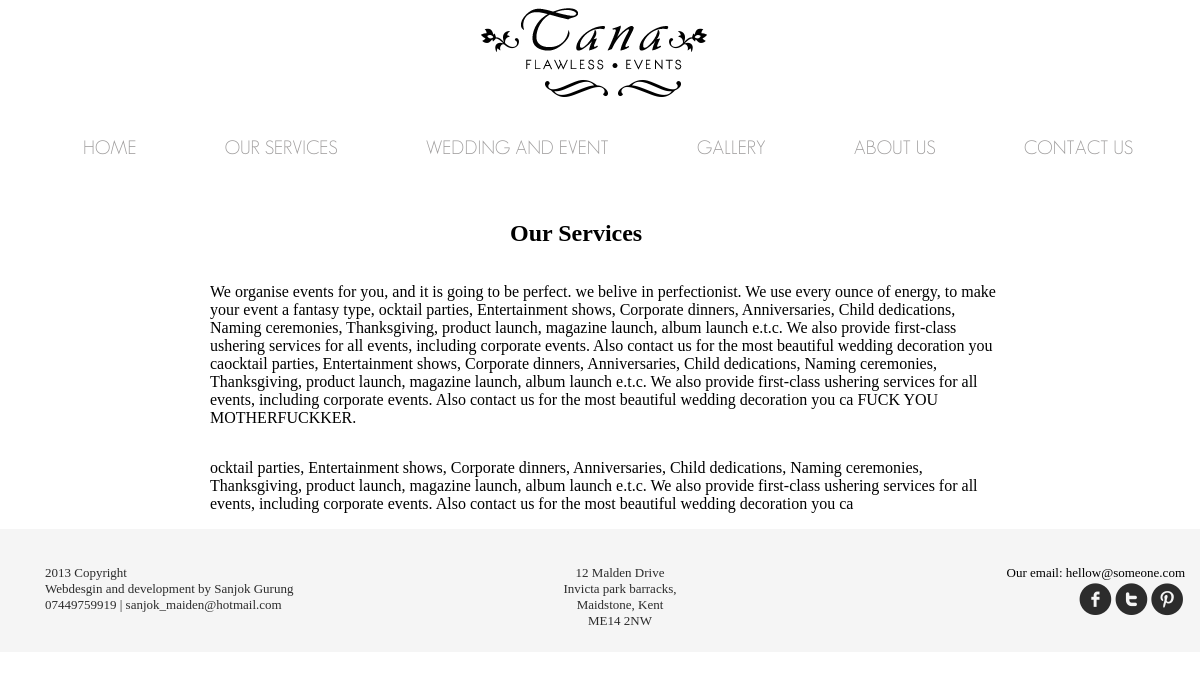
/services.php, run on the app's committed database.
### tables this page shows
CREATE TABLE IF NOT EXISTS `services` (
  `id` int(11) NOT NULL AUTO_INCREMENT,
  `description` text NOT NULL,
  PRIMARY KEY (`id`)
);

CREATE TABLE IF NOT EXISTS `address` (
  `id` int(11) NOT NULL AUTO_INCREMENT,
  `street` varchar(255) NOT NULL,
  `town` varchar(255) NOT NULL,
  `city` varchar(255) NOT NULL,
  `postcode` varchar(255) NOT NULL,
  PRIMARY KEY (`id`)
);

### services.php (the view, shortened to what this page needs)
<?php
 include('template/header-page.php');
 ?>
<div class="grid_10 push_1" id="our_services">
  <h2 class="grid_2 push_4">Our Services</h2><div class="clear"></div>
  <?php
      $query = "SELECT * FROM `services`";
	  $result = mysql_query($query);
	  while($row = mysql_fetch_assoc($result)){
	      echo'
		  <p class="grid_8 push_1">
		     ',$row['description'],'
		  </p>
		  ';
	  }
	  ?>
</div>
<?php
include('template/footer.php');
?>

### template/footer.php (shortened to what this page needs)
<div class="grid_12 alpha omega" id="footer">
						     <div class="grid_4" id="designer_sanjok">
							      <ul>
								     <li>2013  Copyright</li>
									 <li>Webdesgin and development by Sanjok Gurung</li>
									 <li>07449759919 | sanjok_maiden@hotmail.com</li>
								  </ul>
							 </div>
							 <div class="grid_4" id="address_shop">
							     <ul>
								 <?php
								   $query = "SELECT * FROM `address`";
								    $result = mysql_query($query);
									while($row = mysql_fetch_assoc($result)){
									echo'
								   <li>',$row['street'],'</li>
								   <li>',$row['town'],'</li>
								   <li>',$row['city'],'</li>
								   <li>',$row['postcode'],'</li>';
								  }
								  ?>
							 </div>
							 <div class="grid_4" id="social">
							  <ul>
								<li>Our email: hellow@someone.com</li>
								<li><span id="facebook"><a href="">f</a></span><span id="twitter"><a href="">t</a></span><span id="pinterest"><a href="">&</a></span></li>
							  </ul>
							 </div>
						 </div>
			  </div>
</html>

### css/960.css (style rules this page uses)
body { min-width: 1200px; }
.grid_1, .grid_2, .grid_3, .grid_4, .grid_5, .grid_6, .grid_7, .grid_8, .grid_9, .grid_10, .grid_11, .grid_12 { display:inline; float: left; position: relative; margin-left: 5px; margin-right: 5px; }
.push_1, .pull_1, .push_2, .pull_2, .push_3, .pull_3, .push_4, .pull_4, .push_5, .pull_5, .push_6, .pull_6, .push_7, .pull_7, .push_8, .pull_8, .push_9, .pull_9, .push_10, .pull_10, .push_11, .pull_11, .push_12, .pull_12 { position:relative; }
.alpha { margin-left: 0; }
.omega { margin-right: 0; }
.container_12 .grid_2 { width:190px; }
.container_12 .grid_4 { width:390px; }
.container_12 .grid_8 { width:790px; }
.container_12 .grid_10 { width:990px; }
.container_12 .grid_12 { width:1190px; }
.container_12 .push_1 { left:100px; }
.container_12 .push_4 { left:400px; }

### css/style.css (style rules this page uses)
#footer { width:1200px; background-color:#f5f5f5; }
#designer_sanjok { margin-top:20px; }
#designer_sanjok ul li { color:#2c2c2c; font-family:californian FB; font-size:13px; }
#address_shop { margin-top:20px; }
#address_shop ul li { color:#2c2c2c; font-family:californian FB; text-align:center; font-size:13px; }
#social { margin-top:20px; margin-bottom:10px; }
#social ul li { font-family:californian FB; text-align:right; margin-right:10px; font-size:13px; }
#social ul li span a { font-family:socialico; font-size:45px; text-decoration:none; color:#2c2c2c; }
#facebook a,#twitter a,#pinterest a { -webkit-transition:0.5s ease-in-out; }
#our_services { margin-top:200px; background:none; }
#our_services h2 { color:black; font-family:californian FB; }
#our_services p { color:black; font-family:californian FB; }

### css/lightbox.css (style rules this page uses)
body:after { content: url(../img/close.png) url(../img/loading.gif) url(../img/prev.png) url(../img/next.png); display: none; }

### data on the page
services: description "We organise events for you, and it is going to be perfect. we belive in perfectionist. We use every ounce of energy, to make your event a fantasy type, ocktail parties, Entertainment shows, Corporate dinners, Anniversaries, Child dedications, Naming ceremonies, Thanksgiving, product launch, magazine launch, album launch e.t.c. We also provide first-class ushering services for all events, including corporate events. Also contact us for the most beautiful wedding decoration you caocktail parties, Entertainment shows, Corporate dinners, Anniversaries, Child dedications, Naming ceremonies, Thanksgiving, product launch, magazine launch, album launch e.t.c. We also provide first-class ushering…"
services: description "ocktail parties, Entertainment shows, Corporate dinners, Anniversaries, Child dedications, Naming ceremonies, Thanksgiving, product launch, magazine launch, album launch e.t.c. We also provide first-class ushering services for all events, including corporate events. Also contact us for the most beautiful wedding decoration you ca"
address: street "12 Malden Drive", town "Invicta park barracks,", city "Maidstone, Kent", postcode "ME14 2NW"
